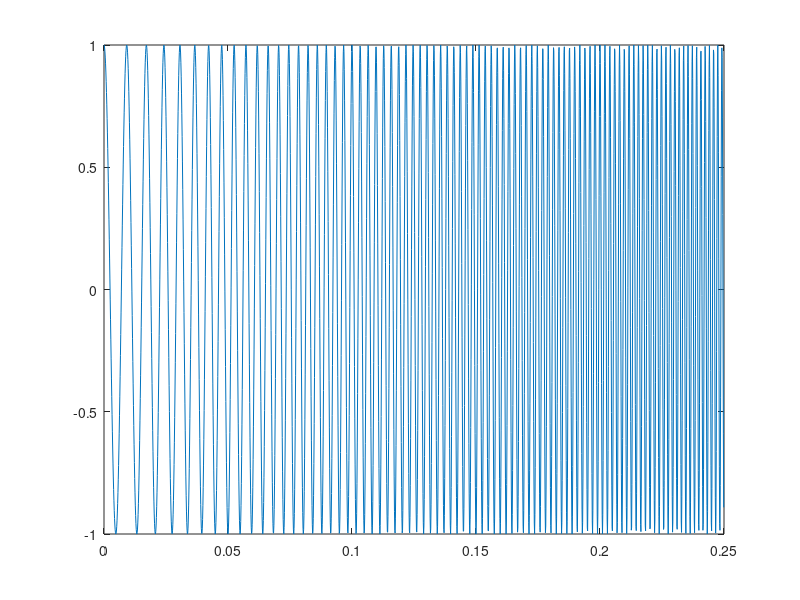

MATLAB code for this plot:
clc;
clear;
f = 100; %f1
u=2000;    %miu
fs = 8000; %sampling frequency
Ts = 1/fs;
% Make the time vector for the 2000 samples plot
nplot=0:Ts:Ts*1999;
% Make the time vector for replayed sound spurt
% Play the spurt for 8 seconds
tfinal = 8;
nsound=0:Ts:tfinal;
%sample the chirp signal
cT = cos(pi*u*(nsound.^2)+2*pi*f*nsound);
% Make the plot
plot(nplot, cT(1:length(nplot)));

% Save xnT as a wav sound file, soundfile.wav.
audiowrite('8khzchirpsoundfile.wav', cT, fs);
exportgraphics(gcf, '8khzchirpsoundfile.jpg');
%